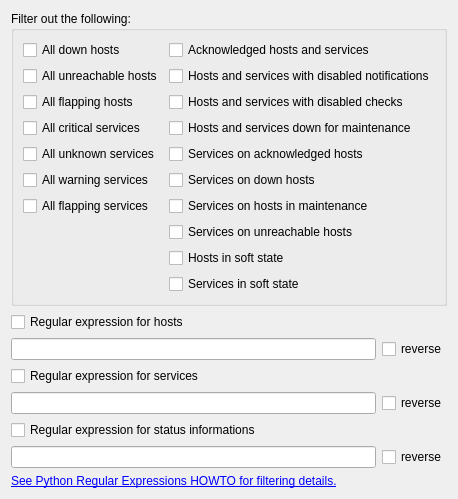
     <widget class="QWidget" name="tab_filters">
      <attribute name="title">
       <string>Filters</string>
      </attribute>
      <layout class="QGridLayout" name="gridLayout_4">
       <item row="4" column="0" rowspan="2">
        <layout class="QHBoxLayout" name="horizontalLayout_9">
         <item>
          <widget class="QLineEdit" name="input_lineedit_re_host_pattern">
           <property name="sizePolicy">
            <sizepolicy hsizetype="Expanding" vsizetype="Fixed">
             <horstretch>0</horstretch>
             <verstretch>0</verstretch>
            </sizepolicy>
           </property>
          </widget>
         </item>
         <item>
          <widget class="QCheckBox" name="input_checkbox_re_host_reverse">
           <property name="text">
            <string>reverse</string>
           </property>
          </widget>
         </item>
        </layout>
       </item>
       <item row="15" column="0">
        <widget class="QLabel" name="label_python_re">
         <property name="text">
          <string>&lt;a href=http://docs.python.org/howto/regex.html&gt;See Python Regular Expressions HOWTO for filtering details.&lt;/a&gt;</string>
         </property>
        </widget>
       </item>
       <item row="16" column="0">
        <spacer name="verticalSpacer_5">
         <property name="orientation">
          <enum>Qt::Vertical</enum>
         </property>
         <property name="sizeHint" stdset="0">
          <size>
           <width>0</width>
           <height>0</height>
          </size>
         </property>
        </spacer>
       </item>
       <item row="11" column="0">
        <widget class="QCheckBox" name="input_checkbox_re_status_information_enabled">
         <property name="text">
          <string>Regular expression for status informations</string>
         </property>
        </widget>
       </item>
       <item row="8" column="0">
        <widget class="QCheckBox" name="input_checkbox_re_service_enabled">
         <property name="text">
          <string>Regular expression for services</string>
         </property>
        </widget>
       </item>
       <item row="1" column="0">
        <widget class="QGroupBox" name="groupbox_filters">
         <property name="title">
          <string>Filter out the following:</string>
         </property>
         <layout class="QGridLayout" name="gridLayout_5">
          <item row="6" column="0">
           <widget class="QCheckBox" name="input_checkbox_filter_all_flapping_services">
            <property name="text">
             <string>All flapping services</string>
            </property>
           </widget>
          </item>
          <item row="10" column="1">
           <widget class="QCheckBox" name="input_checkbox_filter_services_in_soft_state">
            <property name="text">
             <string>Services in soft state</string>
            </property>
           </widget>
          </item>
          <item row="1" column="0">
           <widget class="QCheckBox" name="input_checkbox_filter_all_unreachable_hosts">
            <property name="text">
             <string>All unreachable hosts</string>
            </property>
           </widget>
          </item>
          <item row="5" column="1">
           <widget class="QCheckBox" name="input_checkbox_filter_services_on_down_hosts">
            <property name="text">
             <string>Services on down hosts</string>
            </property>
           </widget>
          </item>
          <item row="8" column="1">
           <widget class="QCheckBox" name="input_checkbox_filter_services_on_unreachable_hosts">
            <property name="text">
             <string>Services on unreachable hosts</string>
            </property>
           </widget>
          </item>
          <item row="0" column="1">
           <widget class="QCheckBox" name="input_checkbox_filter_acknowledged_hosts_services">
            <property name="text">
             <string>Acknowledged hosts and services</string>
            </property>
           </widget>
          </item>
          <item row="1" column="1">
           <widget class="QCheckBox" name="input_checkbox_filter_hosts_services_disabled_notifications">
            <property name="text">
             <string>Hosts and services with disabled notifications</string>
            </property>
           </widget>
          </item>
          <item row="9" column="1">
           <widget class="QCheckBox" name="input_checkbox_filter_hosts_in_soft_state">
            <property name="text">
             <string>Hosts in soft state</string>
            </property>
           </widget>
          </item>
          <item row="3" column="0">
           <widget class="QCheckBox" name="input_checkbox_filter_all_critical_services">
            <property name="text">
             <string>All critical services</string>
            </property>
           </widget>
          </item>
          <item row="2" column="1">
           <widget class="QCheckBox" name="input_checkbox_filter_hosts_services_disabled_checks">
            <property name="text">
             <string>Hosts and services with disabled checks</string>
            </property>
           </widget>
          </item>
          <item row="2" column="0">
           <widget class="QCheckBox" name="input_checkbox_filter_all_flapping_hosts">
            <property name="text">
             <string>All flapping hosts</string>
            </property>
           </widget>
          </item>
          <item row="6" column="1">
           <widget class="QCheckBox" name="input_checkbox_filter_services_on_hosts_in_maintenance">
            <property name="text">
             <string>Services on hosts in maintenance</string>
            </property>
           </widget>
          </item>
          <item row="4" column="1">
           <widget class="QCheckBox" name="input_checkbox_filter_services_on_acknowledged_hosts">
            <property name="text">
             <string>Services on acknowledged hosts</string>
            </property>
           </widget>
          </item>
          <item row="4" column="0">
           <widget class="QCheckBox" name="input_checkbox_filter_all_unknown_services">
            <property name="text">
             <string>All unknown services</string>
            </property>
           </widget>
          </item>
          <item row="5" column="0">
           <widget class="QCheckBox" name="input_checkbox_filter_all_warning_services">
            <property name="text">
             <string>All warning services</string>
            </property>
           </widget>
          </item>
          <item row="0" column="0">
           <widget class="QCheckBox" name="input_checkbox_filter_all_down_hosts">
            <property name="text">
             <string>All down hosts</string>
            </property>
           </widget>
          </item>
          <item row="3" column="1">
           <widget class="QCheckBox" name="input_checkbox_filter_hosts_services_maintenance">
            <property name="text">
             <string>Hosts and services down for maintenance</string>
            </property>
           </widget>
          </item>
         </layout>
        </widget>
       </item>
       <item row="3" column="0">
        <widget class="QCheckBox" name="input_checkbox_re_host_enabled">
         <property name="text">
          <string>Regular expression for hosts</string>
         </property>
        </widget>
       </item>
       <item row="12" column="0" rowspan="2">
        <layout class="QHBoxLayout" name="horizontalLayout_11">
         <item>
          <widget class="QLineEdit" name="input_lineedit_re_status_information_pattern"/>
         </item>
         <item>
          <widget class="QCheckBox" name="input_checkbox_re_status_information_reverse">
           <property name="text">
            <string>reverse</string>
           </property>
          </widget>
         </item>
        </layout>
       </item>
       <item row="9" column="0" rowspan="2">
        <layout class="QHBoxLayout" name="horizontalLayout_10">
         <item>
          <widget class="QLineEdit" name="input_lineedit_re_service_pattern"/>
         </item>
         <item>
          <widget class="QCheckBox" name="input_checkbox_re_service_reverse">
           <property name="text">
            <string>reverse</string>
           </property>
          </widget>
         </item>
        </layout>
       </item>
      </layout>
     </widget>
